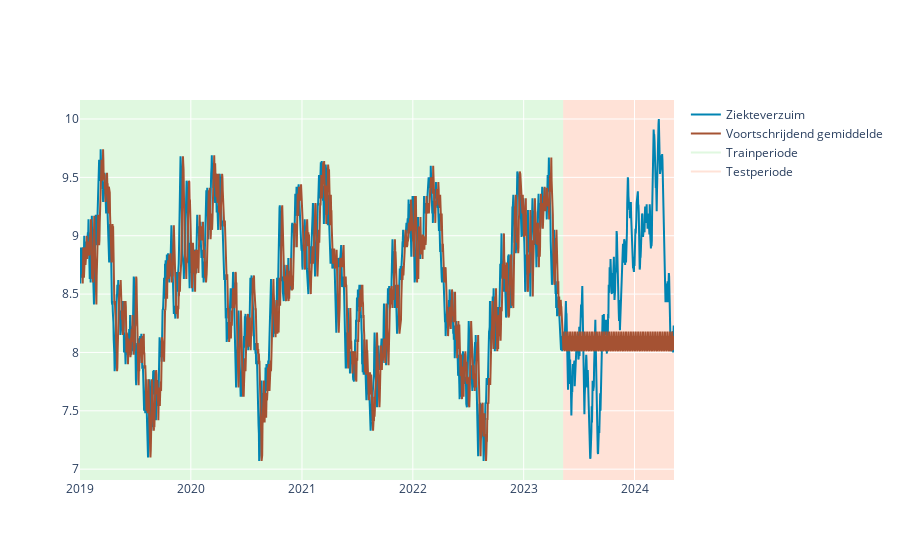
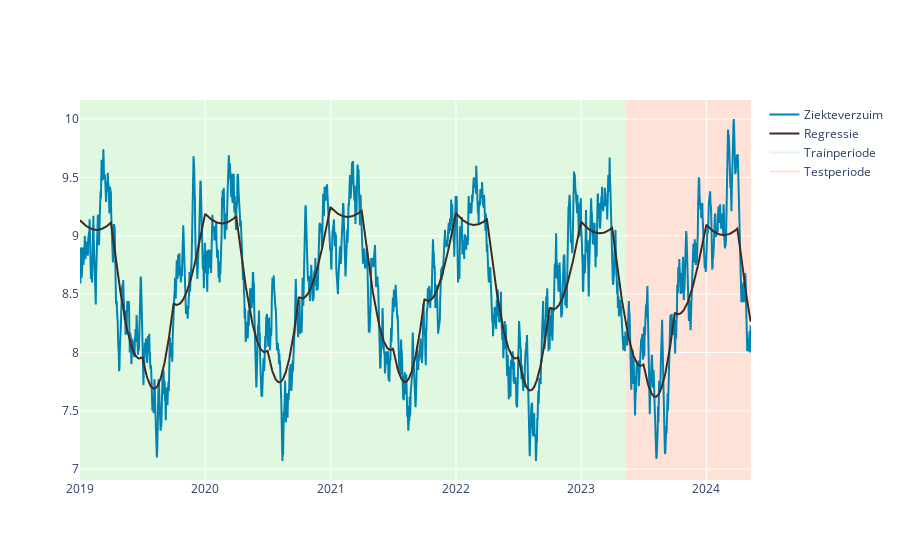

Notebook code cell kept with these figures, in order:
### Markdown cell above
**Opgave 3.2.** Bij meerdere metrieken kan het voorkomen dat voor sommige metrieken model A beter presenteert en voor andere metrieken model B. Hoe bepaal je dan welk model je moet kiezen? Wat is belangrijk voor jouw gekozen onderwerp?

<!-- Je kiest metrieken die aansluiten bij je behoefte. Daarnaast is het belangrijk om een volgorde toe te kennen welke metriek je het belangrijkste vindt en hoe groot een afwijking doorslaggevend is. Ook hierbij: Wat is de impact in een vervolgproces!  -->

# 4. Impact & gevolg

Na een eerste beoordeling volgt een actie. Afhankelijk van welke actie, dient er rekening gehouden worden met de impact en het gevolg op het model. 

De eerste actie welke we beschrijven is voor de forecaster. In de bovenstaande voorbeelden zijn standaard instellingen gekozen voor het model. De voorspelling die het oplevert voldoen nog niet. Door het aanpassen van de instellingen, kun je tot een beter model komen. 

**Instellingen voor het voortschrijdend gemiddelde**
Het voortschrijdend gemiddelde kent in deze toepassing twee variabelen:
* *vensterlengte*: Het aantal dagen voorafgaand waar het gemiddelde voor berekend wordt. Oftewel, bij 7 wordt het gemiddelde genomen van 7 voorafgaande dagen (lees: week). De minimumwaarde voor vensterlengte is 1. 
* *verschuiving*: Het aantal dagen dat teruggekeken moet worden. Oftewel, bij 28 (4-wekelijks patroon) gaat het model 4 weken terug en neemt dan de voorgaande window_size om het gemiddelde te bepalen. De minimumwaarde voor verschuiving is 0.

Zie tevens het plaatje hieronder:

![Instellingen bij voortschrijdend gemiddelde](https://raw.githubusercontent.com/dsa-playground/tvt2024/main/images/voortschrijdend_gem_instellingen.png)

**Instellingen voor regressie**
Het regressiemodel kent in deze toepassing drie variabelen:
* *jaarlijks_patroon*: Denk je dat er een jaarpatroon in het ziekteverzuim is? Dan kies je voor True. Zo niet, dan kies je False.
* *wekelijks_patroon*: Denk je dat er een weekpatroon in het ziekteverzuim is? Dan kies je voor True. Zo niet, dan kies je False.
* *graad*: De graad is een geheel getal, beginnend bij 1. Afhankelijk van welk getal je kiest, bepaald hoe gezocht wordt naar de best passende lijn.

Zie tevens plaatje hieronder:

![Instellingen bij regressie](https://raw.githubusercontent.com/dsa-playground/tvt2024/main/images/regressie_instellingen.png)

**Opgave 4.1.** Vraag voor gevorderde(n): Waarom is er geen maandelijks_patroon als instelling bij regressie?

<!-- Maanden zijn onderling niet te vergelijken. Het aantal dagen verschilt per maand en niet elke dag begint op dezelfde weekdag. Bij deze data is er geen onderliggend proces dat vraagt om een maandpatroon. -->

**Opgave 4.2.** In de onderstaande tabel staan verschillende instellingen. Optie 0 zijn de instellingen zoals hierboven gebruikt. Welke van de volgende instelling levert het beste resultaat op? 

|Optie 0 | Optie 1 | Optie 2 | Optie 3 |
|:---|:---|:---|:---|
|Voortschrijdend gemiddelde:<ul><li>vensterlengte = 7</li><li>verschuiving = 0</li></ul>|Voortschrijdend gemiddelde:<ul><li>vensterlengte = 1</li><li>verschuiving = 7</li></ul>|Voortschrijdend gemiddelde:<ul><li>vensterlengte = 1</li><li>verschuiving = 365</li></ul>|Voortschrijdend gemiddelde:<ul><li>vensterlengte = 7</li><li>verschuiving = 28</li></ul>|
|Regressiemode:<ul><li>jaarlijks_patroon=False</li><li>wekelijks_patroon=False</li><li>graad=1</li></ul>|Regressiemode:<ul><li>jaarlijks_patroon=True</li><li>wekelijks_patroon=False</li><li>graad=1</li></ul>|Regressiemode:<ul><li>jaarlijks_patroon=False</li><li>wekelijks_patroon=True</li><li>graad=3</li></ul>|Regressiemode:<ul><li>jaarlijks_patroon=True</li><li>wekelijks_patroon=True</li><li>graad=12</li></ul>|

### Code cell
optie_1(data)

### Figure 1 — Plotly figure (JSON) as saved in the notebook; plotly's stock layout.template omitted (floating-point values rounded to 4 significant figures; data arrays with more than 128 entries replaced by an {"elided": "..."} marker saying what was removed)
{"data": [{"line": {"color": "#0084B2"}, "mode": "lines", "name": "Ziekteverzuim", "type": "scatter", "x": {"elided": "1956 str values"}, "y": {"elided": "1956 float values"}}, {"line": {"color": "#a55233"}, "mode": "lines", "name": "Voortschrijdend gemiddelde", "type": "scatter", "x": {"elided": "1956 str values"}, "y": {"elided": "1956 float values"}}, {"line": {"color": "limegreen"}, "mode": "lines", "name": "Trainperiode", "opacity": 0.15, "type": "scatter", "x": [null], "y": [null]}, {"line": {"color": "LightSalmon"}, "mode": "lines", "name": "Testperiode", "opacity": 0.3, "type": "scatter", "x": [null], "y": [null]}], "layout": {"paper_bgcolor": "white", "plot_bgcolor": "white", "shapes": [{"fillcolor": "limegreen", "layer": "below", "line": {"width": 0}, "opacity": 0.15, "type": "rect", "x0": "2019-01-01", "x1": "2023-05-11", "xref": "x", "y0": 0, "y1": 1, "yref": "paper"}, {"fillcolor": "LightSalmon", "layer": "below", "line": {"width": 0}, "opacity": 0.3, "type": "rect", "x0": "2023-05-11", "x1": "2024-05-10", "xref": "x", "y0": 0, "y1": 1, "yref": "paper"}]}}

### Figure 2 — Plotly figure (JSON) as saved in the notebook; plotly's stock layout.template omitted (floating-point values rounded to 4 significant figures; data arrays with more than 128 entries replaced by an {"elided": "..."} marker saying what was removed)
{"data": [{"line": {"color": "#0084B2"}, "mode": "lines", "name": "Ziekteverzuim", "type": "scatter", "x": {"elided": "1956 str values"}, "y": {"elided": "1956 float values"}}, {"line": {"color": "#402a23"}, "mode": "lines", "name": "Regressie", "type": "scatter", "x": {"elided": "1956 str values"}, "y": {"elided": "1956 float values"}}, {"line": {"color": "limegreen"}, "mode": "lines", "name": "Trainperiode", "opacity": 0.15, "type": "scatter", "x": [null], "y": [null]}, {"line": {"color": "LightSalmon"}, "mode": "lines", "name": "Testperiode", "opacity": 0.3, "type": "scatter", "x": [null], "y": [null]}], "layout": {"paper_bgcolor": "white", "plot_bgcolor": "white", "shapes": [{"fillcolor": "limegreen", "layer": "below", "line": {"width": 0}, "opacity": 0.15, "type": "rect", "x0": "2019-01-01", "x1": "2023-05-11", "xref": "x", "y0": 0, "y1": 1, "yref": "paper"}, {"fillcolor": "LightSalmon", "layer": "below", "line": {"width": 0}, "opacity": 0.3, "type": "rect", "x0": "2023-05-11", "x1": "2024-05-10", "xref": "x", "y0": 0, "y1": 1, "yref": "paper"}]}}
